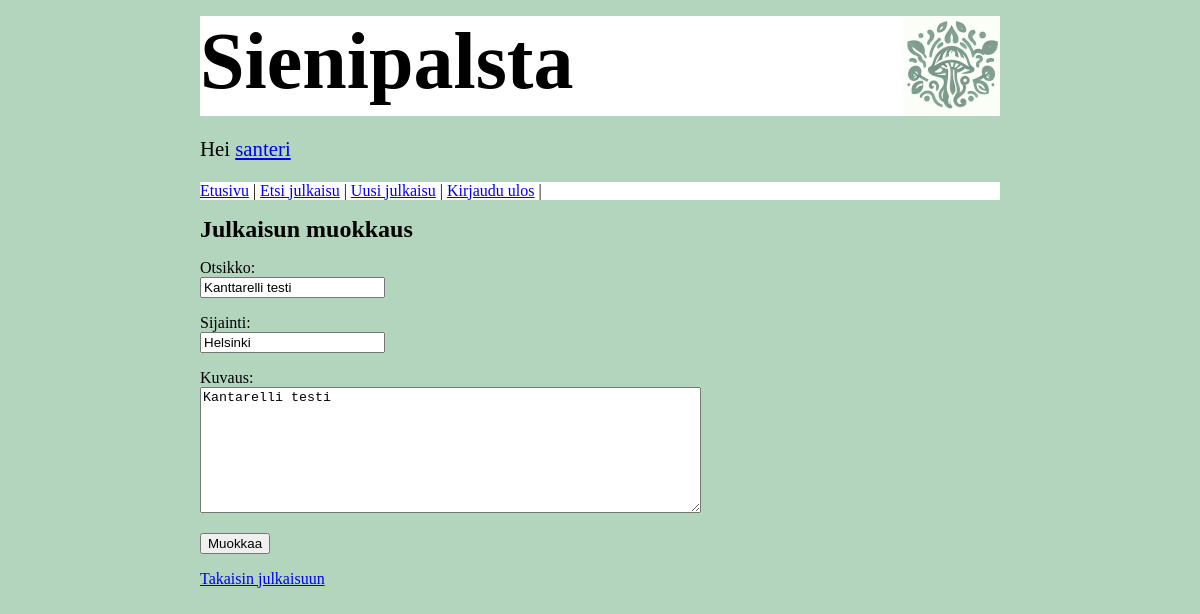
The app's page /edit_item/3 (signed in), older data.
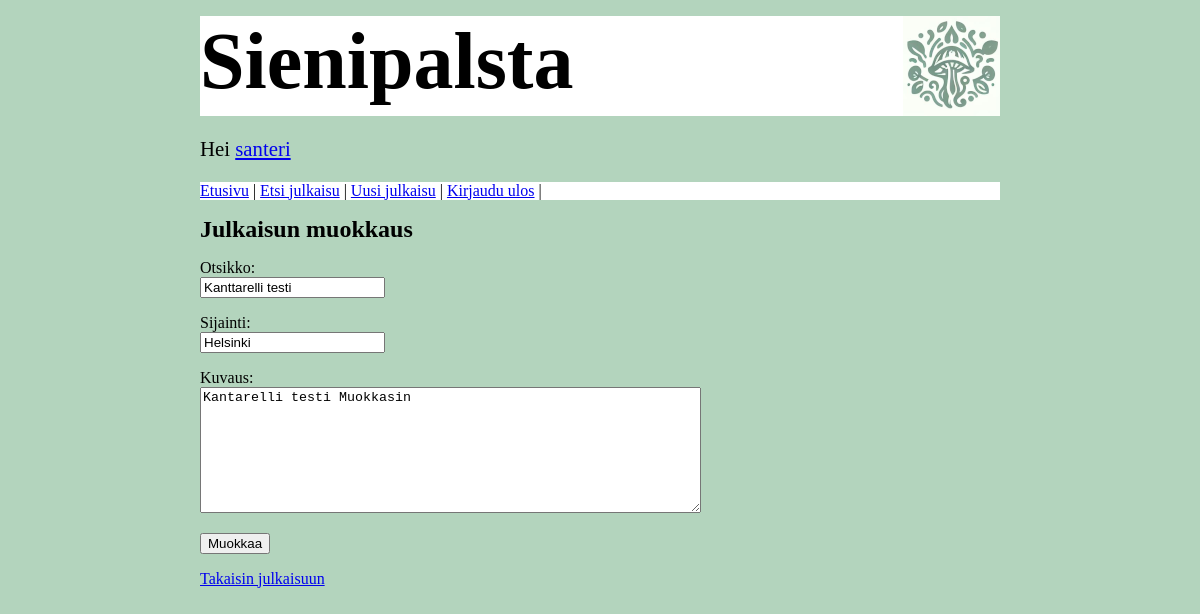
The same page, newer data.
### tables this page shows
CREATE TABLE items (
    id INTEGER PRIMARY KEY,
    title TEXT,
    location TEXT,
    description TEXT,
    user_id INTEGER REFERENCES users
);

### app.py (the view)
@app.route("/edit_item/<int:item_id>")
def edit_item(item_id):
    require_login()
    item = items.get_item(item_id)
    if not item:
        abort(404)
    if item["user_id"] != session["user_id"]:
        abort(403)
    return render_template("edit_item.html", item=item)

### app.py (called while the page is built)
def require_login():
    if "user_id" not in session:
        abort(403)

### db.py (called while the page is built)
def get_connection():
    con = sqlite3.connect("database.db")
    con.execute("PRAGMA foreign_keys = ON")
    con.row_factory = sqlite3.Row
    return con

def query(sql, params=[]):
    con = get_connection()
    con.execute("PRAGMA foreign_keys = ON")
    result = con.execute(sql, params).fetchall()
    con.close()
    return result

### items.py (called while the page is built)
def get_item(item_id):
    sql = """SELECT items.id,
                    items.title,
                    items.location,
                    items.description,
                    users.id user_id,
                    users.username
             FROM items, users
             WHERE items.user_id = users.id AND
                   items.id = ?"""
    result = db.query(sql, [item_id])
    return result[0] if result else None

### templates/edit_item.html (shortened to what this page needs)
{% extends "layout.html" %}
{% block content %}
<body>
  <h2>Julkaisun muokkaus</h2>
  <form action="/update_item" method="post">
    <p>
      Otsikko: <br />
      <input type="text" name="title" value="{{ item.title }}" maxlength="50" required />
    </p>
    <p>
      Sijainti: <br />
      <input type="text" name="location" value="{{ item.location }}" maxlength="50" required/>
    </p>
    <p>
    <p>
      Kuvaus: <br />
      <textarea name="description" rows="8" cols="60" maxlength="1000" required>{{ item.description }} </textarea>
    </p>
    <p>
      <input type="submit" value="Muokkaa" />
    </p>
  </form>
<p>
  <a href="/item/{{ item.id }}">Takaisin julkaisuun</a>
</p>
</body>
{% endblock %}

Row changes from the older to the newer data that the page shows:
changed items "Kanttarelli testi": description "Kantarelli testi" → "Kantarelli testi Muokkasin"
